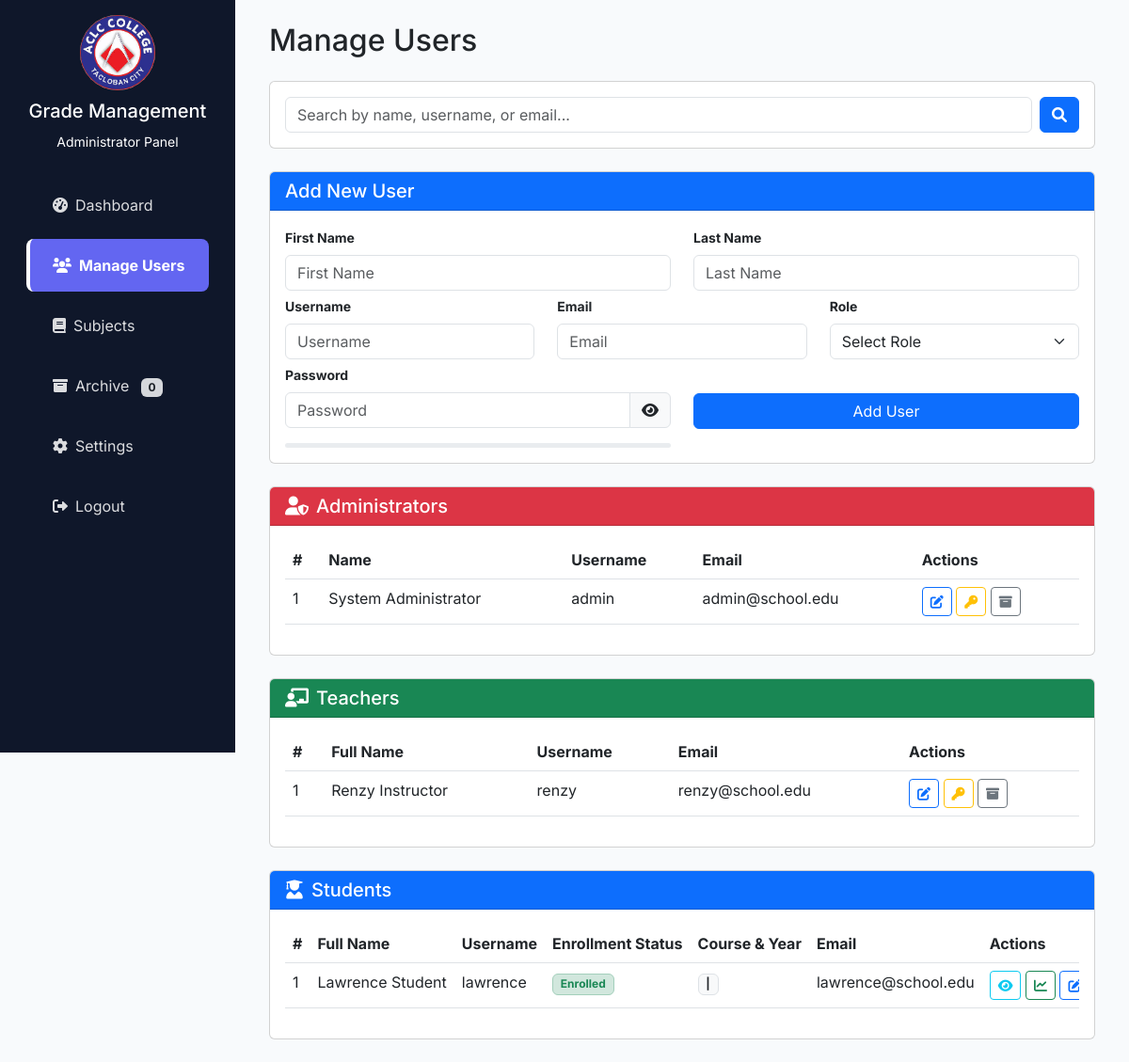
The app's page /admin.php?tab=users (signed in) with its own data.
### tables this page shows
CREATE TABLE `settings` (
  `id` int(11) NOT NULL AUTO_INCREMENT,
  `setting_key` varchar(50) NOT NULL,
  `setting_value` text DEFAULT NULL,
  PRIMARY KEY (`id`),
  UNIQUE KEY `setting_key` (`setting_key`)
);

CREATE TABLE `users` (
  `id` int(11) NOT NULL,
  `username` varchar(50) NOT NULL,
  `password` varchar(255) NOT NULL,
  `email` varchar(100) DEFAULT NULL,
  `role` enum('admin','teacher','student') NOT NULL,
  `first_name` varchar(50) DEFAULT NULL,
  `last_name` varchar(50) DEFAULT NULL,
  `suffix` varchar(10) DEFAULT NULL,
  `age` int(11) DEFAULT NULL,
  `birth_date` date DEFAULT NULL,
  `sex` enum('Male','Female') DEFAULT NULL,
  `phone_number` varchar(15) DEFAULT NULL,
  `course` varchar(50) DEFAULT NULL,
  `year_level` varchar(20) DEFAULT NULL,
  `home_address` text DEFAULT NULL,
  `city` varchar(50) DEFAULT NULL,
  `province` varchar(50) DEFAULT NULL,
  `guardian_name` varchar(100) DEFAULT NULL,
  `guardian_occupation` varchar(100) DEFAULT NULL,
  `guardian_status` varchar(50) DEFAULT NULL,
  `guardian_phone` varchar(15) DEFAULT NULL,
  `guardian_address` text DEFAULT NULL,
  `status` enum('active','archived') NOT NULL DEFAULT 'active',
  `created_at` timestamp NOT NULL DEFAULT current_timestamp()
);

### admin.php (the view, shortened to what the rows shown need)
<?php
include 'includes/conn.php';
include 'includes/functions.php';
$active_tab = $_GET['tab'] ?? 'dashboard';
$search_user = $_GET['search_user'] ?? '';
$users_params = ['active'];
$search_sql = "";
$staff_users_stmt = $pdo->prepare("SELECT * FROM users WHERE status = ? AND role IN ('admin', 'teacher') $search_sql ORDER BY role, first_name ASC");
$staff_users_stmt->execute($users_params);
$staff_users = $staff_users_stmt->fetchAll();
$students_stmt = $pdo->prepare("SELECT u.*, GROUP_CONCAT(DISTINCT s.name SEPARATOR ', ') as enrolled_subjects
    FROM users u
    LEFT JOIN grades g ON u.id = g.student_id
    LEFT JOIN subjects s ON g.subject_id = s.id
    WHERE u.status = ? AND u.role = 'student' $search_sql
    GROUP BY u.id
    ORDER BY u.year_level DESC, u.course ASC, u.last_name ASC");
$students_stmt->execute($users_params);
$all_students = $students_stmt->fetchAll();
?>
<!DOCTYPE html>
<html lang="en">
<head>
    <link href="https://cdn.jsdelivr.net/npm/bootstrap@5.3.0/dist/css/bootstrap.min.css" rel="stylesheet">
    <link href="https://cdnjs.cloudflare.com/ajax/libs/font-awesome/6.0.0/css/all.min.css" rel="stylesheet">
</head>
<body>
    <div class="container-fluid">
        <div class="row">
            <div class="sidebar" id="sidebar">
                <div class="d-flex flex-column p-3">
                    <div class="text-center mb-4">
                        <img src="<?php echo getSystemSetting($pdo, 'system_logo', 'image/aclc.jpg'); ?>" alt="Logo" style="width: 80px; height: 80px; margin-bottom: 10px; border-radius: 50%; object-fit: cover;">
                        <h5>Grade Management</h5>
                        <small>Administrator Panel</small>
                    </div>
                </div>
            </div>
            <div class="main-content" id="main-content">
                <div class="px-4 py-4">
                <div class="tab-content">
                    <div class="tab-pane fade <?php echo $active_tab === 'users' ? 'show active' : ''; ?>" id="users">
                        <h2 class="mb-4">Manage Users</h2>
                        <div class="card mb-4">
                            <div class="card-body">
                                <div class="table-responsive">
                                    <table class="table table-hover">
                                        <thead>
                                            <tr>
                                                <th>#</th>
                                                <th>Name</th>
                                                <th>Username</th>
                                                <th>Email</th>
                                                <th>Actions</th>
                                            </tr>
                                        </thead>
                                        <tbody>
                                            <?php $i = 1; foreach ($staff_users as $user):
                                                if ($user['role'] == 'admin'): ?>
                                                    <tr id="user-row-<?php echo $user['id']; ?>">
                                                        <td><?php echo $i++; ?></td>
                                                        <td><?php echo $user['first_name'] . ' ' . $user['last_name']; ?></td>
                                                        <td><?php echo $user['username']; ?></td>
                                                        <td><?php echo $user['email']; ?></td>
                                                        <td>
                                                            <button class="btn btn-sm btn-outline-primary"
                                                                data-bs-toggle="modal" data-bs-target="#editUserModal"
                                                                data-id="<?php echo $user['id']; ?>"
                                                                data-username="<?php echo $user['username']; ?>"
                                                                data-firstname="<?php echo $user['first_name']; ?>"
                                                                data-lastname="<?php echo $user['last_name']; ?>"
                                                                data-email="<?php echo $user['email']; ?>"
                                                                data-role="<?php echo $user['role']; ?>"><i
                                                                    class="fas fa-edit"></i></button>
                                                            <button class="btn btn-sm btn-outline-warning"
                                                                data-bs-toggle="modal" data-bs-target="#changePasswordModal"
                                                                data-id="<?php echo $user['id']; ?>"
                                                                data-username="<?php echo $user['username']; ?>">
                                                                <i class="fas fa-key"></i>
                                                            </button>
                                                            <a href="?action=archive_user&id=<?php echo $user['id']; ?>&search_user=<?php echo urlencode($search_user); ?>"
                                                                class="btn btn-sm btn-outline-secondary"
                                                                onclick="return confirm('Archive this admin?')"><i
                                                                    class="fas fa-archive"></i></a>
                                                        </td>
                                                    </tr>
                                                <?php endif; endforeach; ?>
                                        </tbody>
                                    </table>
                                </div>
                            </div>
                        </div>
                        <div class="card mb-4">
                            <div class="card-body">
                                <div class="table-responsive">
                                    <table class="table table-hover">
                                        <thead>
                                            <tr>
                                                <th>#</th>
                                                <th>Full Name</th>
                                                <th>Username</th>
                                                <th>Email</th>
                                                <th>Actions</th>
                                            </tr>
                                        </thead>
                                        <tbody>
                                            <?php $i = 1; foreach ($staff_users as $user):
                                                if ($user['role'] == 'teacher'): ?>
                                                    <tr id="user-row-<?php echo $user['id']; ?>">
                                                        <td><?php echo $i++; ?></td>
                                                        <td><?php echo $user['first_name'] . ' ' . $user['last_name']; ?></td>
                                                        <td><?php echo $user['username']; ?></td>
                                                        <td><?php echo $user['email']; ?></td>
                                                        <td>
                                                            <button class="btn btn-sm btn-outline-primary"
                                                                data-bs-toggle="modal" data-bs-target="#editUserModal"
                                                                data-id="<?php echo $user['id']; ?>"
                                                                data-username="<?php echo $user['username']; ?>"
                                                                data-firstname="<?php echo $user['first_name']; ?>"
                                                                data-lastname="<?php echo $user['last_name']; ?>"
                                                                data-email="<?php echo $user['email']; ?>"
                                                                data-role="<?php echo $user['role']; ?>"><i
                                                                    class="fas fa-edit"></i></button>
                                                            <button class="btn btn-sm btn-outline-warning"
                                                                data-bs-toggle="modal" data-bs-target="#changePasswordModal"
                                                                data-id="<?php echo $user['id']; ?>"
                                                                data-username="<?php echo $user['username']; ?>">
                                                                <i class="fas fa-key"></i>
                                                            </button>
                                                            <a href="?action=archive_user&id=<?php echo $user['id']; ?>&search_user=<?php echo urlencode($search_user); ?>"
                                                                class="btn btn-sm btn-outline-secondary"
                                                                onclick="return confirm('Archive this teacher?')"><i
                                                                    class="fas fa-archive"></i></a>
                                                        </td>
                                                    </tr>
                                                <?php endif; endforeach; ?>
                                        </tbody>
                                    </table>
                                </div>
                            </div>
                        </div>
                        <div class="card">
                            <div class="card-body">
                                <div class="table-responsive">
                                    <table class="table table-hover">
                                        <thead>
                                            <tr>
                                                <th>#</th>
                                                <th>Full Name</th>
                                                <th>Username</th>
                                                <th>Enrollment Status</th>
                                                <th>Course & Year</th>
                                                <th>Email</th>
                                                <th>Actions</th>
                                            </tr>
                                        </thead>
                                        <tbody>
                                            <?php $i = 1; foreach ($all_students as $student): ?>
                                                <tr id="user-row-<?php echo $student['id']; ?>">
                                                    <td><?php echo $i++; ?></td>
                                                    <td><?php echo $student['first_name'] . ' ' . $student['last_name']; ?>
                                                    </td>
                                                    <td><?php echo $student['username']; ?></td>
                                                    <td>
                                                        <?php if ($student['enrolled_subjects']): ?>
                                                            <span class="badge bg-success-subtle text-success border border-success-subtle">Enrolled</span>
                                                        <?php else: ?>
                                                            <span class="badge bg-warning-subtle text-warning-emphasis border border-warning-subtle">Pending</span>
                                                        <?php endif; ?>
                                                    </td>
                                                    <td><span class="badge bg-light text-dark border"><?php echo $student['course'] . ' | ' . $student['year_level']; ?></span></td>
                                                    <td><?php echo $student['email']; ?></td>
                                                    <td>
                                                        <button class="btn btn-sm btn-outline-info"
                                                            data-bs-toggle="modal" data-bs-target="#viewUserProfileModal"
                                                            data-all='<?php echo htmlspecialchars(json_encode($student), ENT_QUOTES, "UTF-8"); ?>'>
                                                            <i class="fas fa-eye"></i>
                                                        </button>
                                                        <button class="btn btn-sm btn-outline-success"
                                                            data-bs-toggle="modal" data-bs-target="#monitorPerformanceModal"
                                                            data-id="<?php echo $student['id']; ?>"
                                                            data-name="<?php echo $student['first_name'] . ' ' . $student['last_name']; ?>">
                                                            <i class="fas fa-chart-line"></i>
                                                        </button>
                                                        <button class="btn btn-sm btn-outline-primary"
                                                            data-bs-toggle="modal" data-bs-target="#editUserModal"
                                                            data-id="<?php echo $student['id']; ?>"
                                                            data-username="<?php echo $student['username']; ?>"
                                                            data-firstname="<?php echo $student['first_name']; ?>"
                                                            data-lastname="<?php echo $student['last_name']; ?>"
                                                            data-email="<?php echo $student['email']; ?>"
                                                            data-role="student">
                                                            <i class="fas fa-edit"></i>
                                                        </button>
                                                    </td>
                                                </tr>
                                            <?php endforeach; ?>
                                        </tbody>
                                    </table>
                                </div>
                            </div>
                        </div>
                    </div>
                </div>
            </div>
        </div>
    </div>
</body>
</html>

### records on screen
settings: setting_value (picture)
users: first_name "System", last_name "Administrator", username "admin", email "admin@school.edu"
users: first_name "Renzy", last_name "Instructor", username "renzy", email "renzy@school.edu"
users: first_name "Lawrence", last_name "Student", username "lawrence", email "lawrence@school.edu"

### other values on screen
$total_archived "0"
